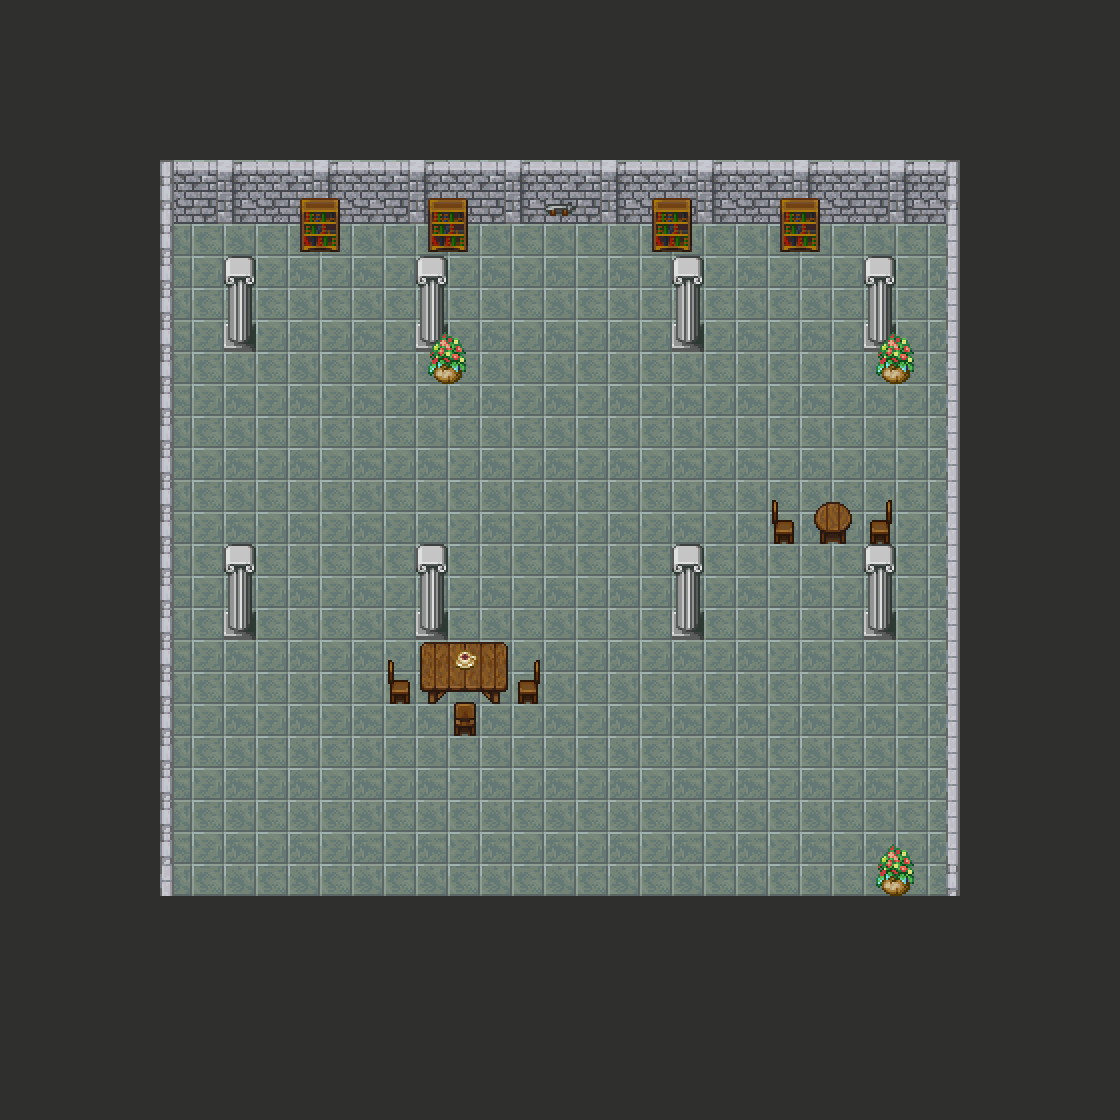

A level layout from a 2D game, rendered from its tile map. Below: a short description, then the map file with tile-grid data replaced by summaries:
An orthogonal 35x35 tile map with 32x32 px tiles, 4 tile layers (Слой тайлов 1, Слой тайлов 2, Слой тайлов 3, Слой тайлов 4), 3 tilesets and 28 objects (26x block, player, enemy).

<map version="1.5" tiledversion="1.7.2" orientation="orthogonal" renderorder="right-down" width="35" height="35" tilewidth="32" tileheight="32" infinite="0" nextlayerid="9" nextobjectid="41">
 <tileset firstgid="1" source="tile_set.tsx" />
 <tileset firstgid="217" source="tileset_indoors.tsx" />
 <tileset firstgid="562" source="../map_sprites1/Dungeon_Tileset.tsx" />
 <layer id="8" name="Слой тайлов 1" width="35" height="35">
  <data>[1225 cells, 625 non-empty, 4 distinct tile ids]</data>
 </layer>
 <layer id="4" name="Слой тайлов 2" width="35" height="35">
  <data>[1225 cells, 754 non-empty, 28 distinct tile ids]</data>
 </layer>
 <layer id="5" name="Слой тайлов 3" width="35" height="35">
  <data>[1225 cells, 26 non-empty, 14 distinct tile ids]</data>
 </layer>
 <layer id="6" name="Слой тайлов 4" width="35" height="35">
  <data>[1225 cells, 36 non-empty, 19 distinct tile ids]</data>
 </layer>
 <objectgroup id="7" name="Слой объектов 1">
  <object id="6" name="player" x="752" y="794">
   <point />
  </object>
  <object id="8" name="block" x="160" y="896" width="800" height="64" />
  <object id="9" name="block" x="928" y="160" width="32" height="736" />
  <object id="10" name="block" x="160" y="160" width="32" height="736" />
  <object id="11" name="block" x="160" y="160" width="800" height="64" />
  <object id="12" name="enemy" x="640" y="640">
   <point />
  </object>
  <object id="14" name="block" x="864" y="256" width="32" height="96" />
  <object id="20" name="block" x="672" y="256" width="32" height="96" />
  <object id="21" name="block" x="416" y="256" width="32" height="96" />
  <object id="22" name="block" x="224" y="256" width="32" height="96" />
  <object id="23" name="block" x="224" y="544" width="32" height="96" />
  <object id="24" name="block" x="416" y="544" width="32" height="96" />
  <object id="25" name="block" x="672" y="544" width="32" height="96" />
  <object id="26" name="block" x="864" y="544" width="32" height="96" />
  <object id="27" name="block" x="864" y="320" width="64" height="64" />
  <object id="28" name="block" x="416" y="320" width="64" height="64" />
  <object id="29" name="block" x="864" y="832" width="64" height="64" />
  <object id="30" name="block" x="416" y="640" width="96" height="64" />
  <object id="31" name="block" x="512" y="672" width="32" height="32" />
  <object id="32" name="block" x="448" y="704" width="32" height="32" />
  <object id="33" name="block" x="384" y="672" width="32" height="32" />
  <object id="34" name="block" x="288" y="224" width="64" height="32" />
  <object id="35" name="block" x="416" y="224" width="64" height="32" />
  <object id="36" name="block" x="640" y="224" width="64" height="32" />
  <object id="37" name="block" x="768" y="224" width="64" height="32" />
  <object id="38" name="block" x="768" y="512" width="32" height="32" />
  <object id="39" name="block" x="864" y="512" width="32" height="32" />
  <object id="40" name="block" x="800" y="512" width="64" height="32" />
 </objectgroup>
</map>
